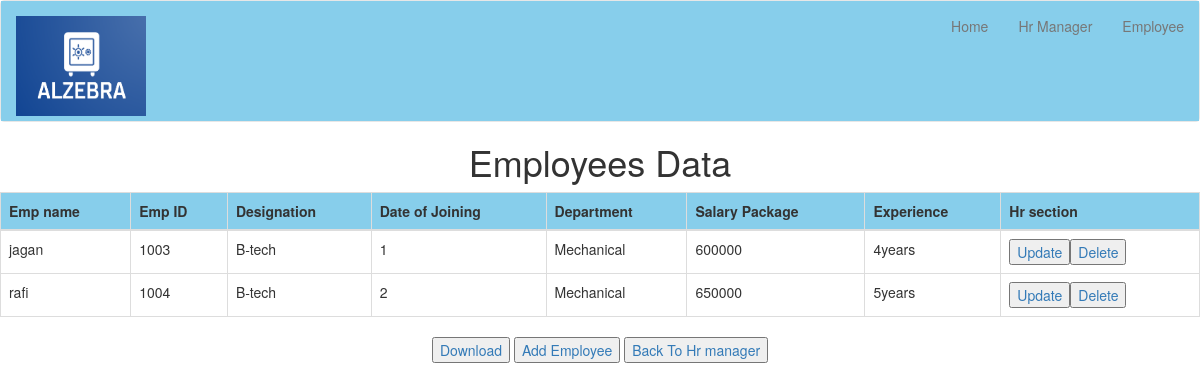
Screenshot of /viewemployeedata/ with the database file from the repository.
### app1/models.py (models this page shows)
class Employee(models.Model):
	Emp_Name=models.CharField(max_length=40)
	Emp_ID=models.IntegerField()
	Designation=models.CharField(max_length=130)
	Date_of_Joining=models.CharField(max_length=130)
	Department=models.CharField(max_length=130)
	Salary_Package=models.IntegerField()
	Experience=models.CharField(max_length=130)

### app1/views.py (the view)
# urls.py: path('viewemployeedata/', views.viewEmployeeDataview),
def viewEmployeeDataview(request):
	data=Employee.objects.all()
	return render(request, "app1/viewemployeedata.html",{'g':data})

### app1/middle.py (called while the page is built)
	def __call__(self,request):
		response=self.get_response(request)
		return response

### templates/app1/viewemployeedata.html
{%extends "app1/home.html"%}
{%block body_block%}
<center>
	<h1>Employees Data</h1>
	<table class="table table-bordered">
		<thead>
			<th>Emp name</th>
			<th>Emp ID</th>
			<th>Designation</th>
			<th>Date of Joining</th>
			<th>Department</th>
			<th>Salary Package</th>
			<th>Experience</th>
			<th>Hr section</th>
		</thead>
{%for i in g%}
		<tr>
			<td>{{i.Emp_Name}}</td>
			<td>{{i.Emp_ID}}</td>
			<td>{{i.Designation}}</td>
			<td>{{i.Date_of_Joining}}</td>
			<td>{{i.Department}}</td>
			<td>{{i.Salary_Package}}</td>
			<td>{{i.Experience}}</td>
			<td><a href="/update/{{i.id}}"><button>Update</button></a><a href="/delete/{{i.id}}"><button>Delete</button></a></td>
		</tr>
{%endfor%}
	</table>
	<a href="/data"><button>Download</button></a>
	<a href="/addemployee"><button>Add Employee</button></a>
	<a href="/hrmanager"><button>Back To Hr manager</button></a>
</center>
{%endblock%}

### templates/app1/home.html (shortened to what this page needs)
{%load static%}
<!DOCTYPE html>
<html>
<head>
<link rel="stylesheet" href="https://stackpath.bootstrapcdn.com/bootstrap/3.4.1/css/bootstrap.min.css">
<link rel="stylesheet" type="text/css" href="{%static "css/styles.css"%}"/>
</head>
<body>
<div class='navbar navbar-default'>
	<div class="container-fluid">
		<div class='navbar-brand' href='/home'><img src="{%static "images/Alzebra.png"%}" class="d"></a></div>
	<ul class="nav navbar-nav navbar-right">
		<li><a href="/home">Home</a></li>
		<li><a href="/hrmanager">Hr Manager</a></li>
		<li><a href="/employee">Employee</a></li>
	</ul>
	</div>
</div>
{%block body_block%}{%endblock%}
</body>
</html>

### static/css/styles.css (style rules this page uses)
.table thead th { background-color: skyblue; border: 1px solid #dee2e6; }
.d { width: 130px; height: 100px; }
.container-fluid { height: 120px; background-color: skyblue; }

### rows the page displays
Employee: Emp_Name "jagan", Emp_ID "1003", Designation "B-tech", Date_of_Joining "1", Department "Mechanical", Salary_Package "600000", Experience "4years"
Employee: Emp_Name "rafi", Emp_ID "1004", Designation "B-tech", Date_of_Joining "2", Department "Mechanical", Salary_Package "650000", Experience "5years"
